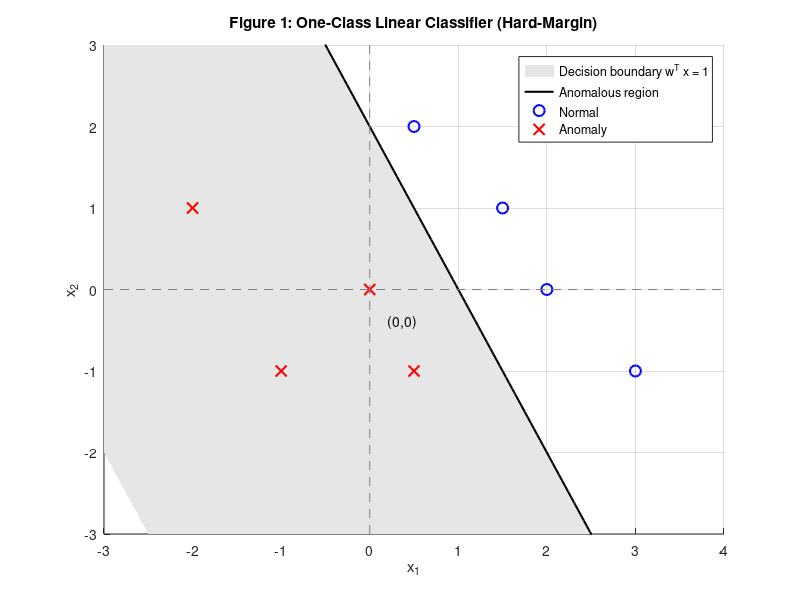
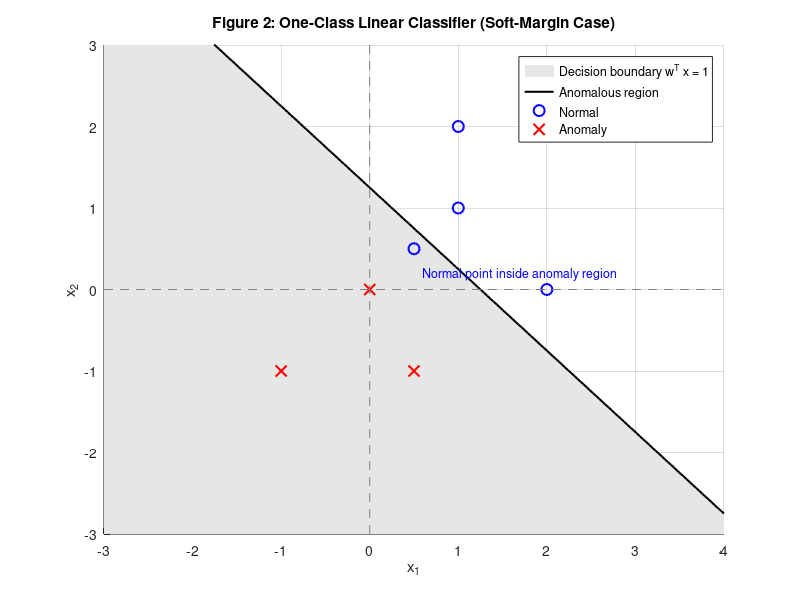

The MATLAB source for these figures, in order:
%BU ID: skandan@bu.edu
%problem  1.1
%2D plot of the anomaly classifier

% One-Class SVM style anomaly detector visualization in 2D
% Example 1: Hard separation
% Example 2: Soft-margin with some points on the anomaly side

clear; clc; close all;

%% --------------------------
%  Example 1: Hard-Margin
% ---------------------------
w1 = [1; 0.5];  % weight vector

x1_vals = linspace(-3, 4, 200);
x2_vals = (1 - w1(1)*x1_vals) / w1(2); % decision boundary line

% Normal points (strictly satisfy w^T x >= 1)
normal_points1 = [ 2.0  0.0;
                   1.5  1.0;
                   0.5  2.0;
                   3.0 -1.0 ];

% Anomaly points (w^T x < 1)
anomaly_points1 = [-1.0 -1.0;
                    0.0  0.0;   % point of interest
                    0.5 -1.0;
                   -2.0  1.0];

%figure1 shows plot with example1
figure(1); hold on; grid on;
title('Figure 1: One-Class Linear Classifier (Hard-Margin)');
xlabel('x_1'); ylabel('x_2');

% Shade anomalous region
if w1(2) > 0
    fill([x1_vals fliplr(x1_vals)], [x2_vals fliplr(x2_vals)-10], ...
         [0.9 0.9 0.9], 'EdgeColor', 'none');
else
    fill([x1_vals fliplr(x1_vals)], [x2_vals fliplr(x2_vals)+10], ...
         [0.9 0.9 0.9], 'EdgeColor', 'none');
end

% Decision boundary
plot(x1_vals, x2_vals, 'k-', 'LineWidth', 1.5);

% Points
plot(normal_points1(:,1), normal_points1(:,2), 'bo', 'MarkerSize', 8, 'LineWidth', 1.5);
plot(anomaly_points1(:,1), anomaly_points1(:,2), 'rx', 'MarkerSize', 8, 'LineWidth', 1.5);

% Axes + labels
text(0.2, -0.4, '(0,0)', 'FontSize', 10);
xlim([-3 4]); ylim([-3 3]);
line([0 0], ylim, 'Color', [0.5 0.5 0.5], 'LineStyle', '--');
line(xlim, [0 0], 'Color', [0.5 0.5 0.5], 'LineStyle', '--');
legend('Decision boundary w^T x = 1', 'Anomalous region', 'Normal', 'Anomaly', 'Location', 'best');
hold off;


%% --------------------------
%  Example 2: Soft-Margin
% ---------------------------
% New weight vector to make some normals fall inside anomaly region
w2 = [0.8; 0.8];

x1_vals2 = linspace(-3, 4, 200);
x2_vals2 = (1 - w2(1)*x1_vals2) / w2(2);

% Normal points - some deliberately placed inside anomaly side
normal_points2 = [ 1.0  1.0;   % this is on the boundary
                   0.5  0.5;   % this is inside anomaly region
                   2.0  0.0;
                   1.0  2.0 ];

% Anomalies
anomaly_points2 = [ -1.0 -1.0;
                     0.0  0.0;
                     0.5 -1.0 ];

% figure2 shows plot for example2
figure(2); hold on; grid on;
title('Figure 2: One-Class Linear Classifier (Soft-Margin Case)');
xlabel('x_1'); ylabel('x_2');

% Shade anomalous region
if w2(2) > 0
    fill([x1_vals2 fliplr(x1_vals2)], [x2_vals2 fliplr(x2_vals2)-10], ...
         [0.9 0.9 0.9], 'EdgeColor', 'none');
else
    fill([x1_vals2 fliplr(x1_vals2)], [x2_vals2 fliplr(x2_vals2)+10], ...
         [0.9 0.9 0.9], 'EdgeColor', 'none');
end

% Decision boundary
plot(x1_vals2, x2_vals2, 'k-', 'LineWidth', 1.5);

% Plot normal and anomaly points
plot(normal_points2(:,1), normal_points2(:,2), 'bo', 'MarkerSize', 8, 'LineWidth', 1.5);
plot(anomaly_points2(:,1), anomaly_points2(:,2), 'rx', 'MarkerSize', 8, 'LineWidth', 1.5);

% Annotate the "violating" normal point
text(0.5+0.1, 0.5-0.3, 'Normal point inside anomaly region', 'FontSize', 9, 'Color', 'b');

% Axes and legend
xlim([-3 4]); ylim([-3 3]);
line([0 0], ylim, 'Color', [0.5 0.5 0.5], 'LineStyle', '--');
line(xlim, [0 0], 'Color', [0.5 0.5 0.5], 'LineStyle', '--');
legend('Decision boundary w^T x = 1', 'Anomalous region', 'Normal', 'Anomaly', 'Location', 'best');
hold off;
